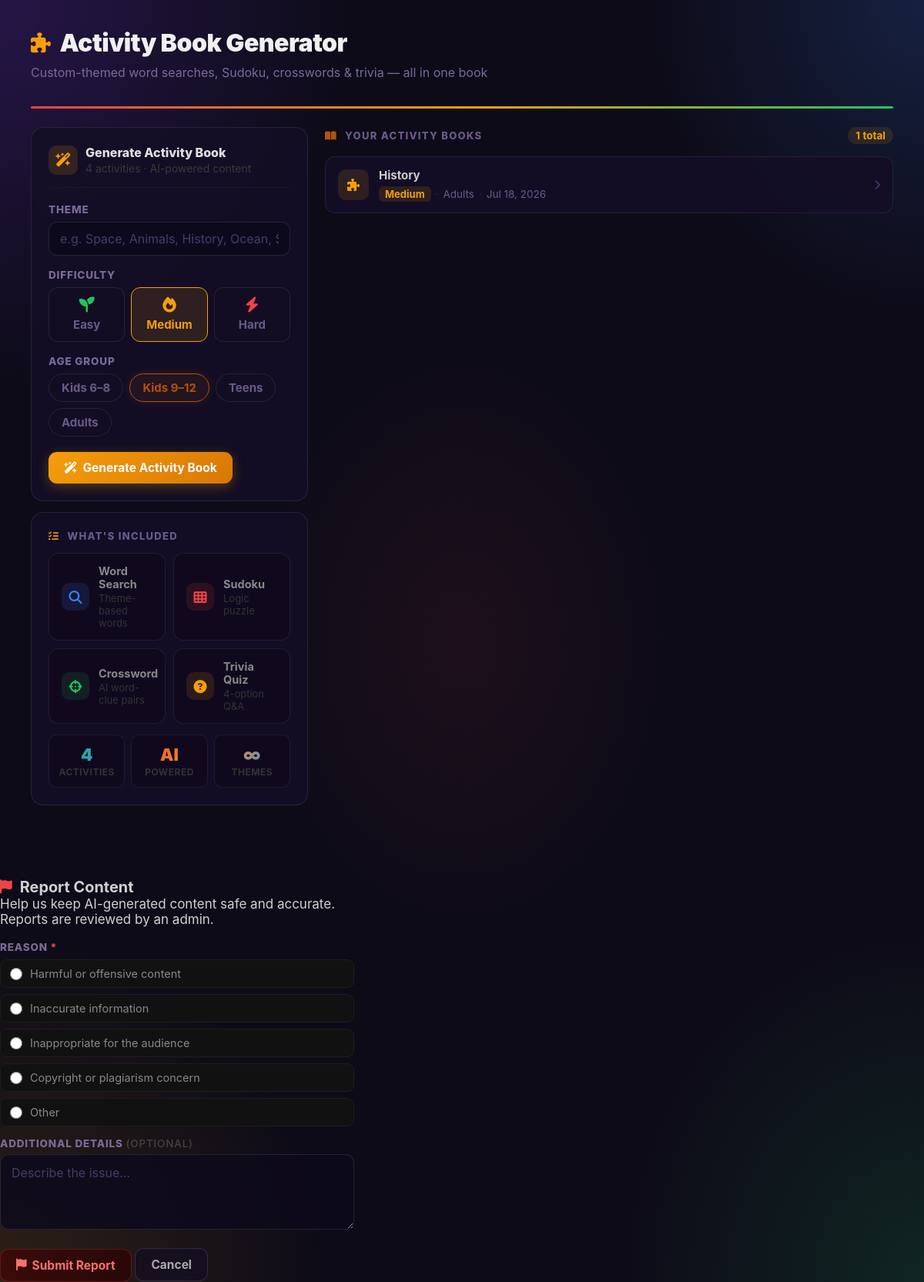
Screenshot of /actgen/ with the database file from the repository.
### models.py (models this page shows)
class ActivityBook(db.Model):
    __tablename__ = "activity_books"
    id         = db.Column(db.Integer, primary_key=True)
    theme      = db.Column(db.String(200))
    difficulty = db.Column(db.String(50))
    age_group  = db.Column(db.String(50))
    created_at = db.Column(db.DateTime, default=datetime.utcnow)
    activities = db.relationship("Activity", backref="book",
                                 cascade="all, delete-orphan", order_by="Activity.id")

### apps/actgen/__init__.py (the view)
@actgen_bp.route("/")
def index():
    books = ActivityBook.query.order_by(ActivityBook.created_at.desc()).limit(20).all()
    return render_template("actgen/index.html", books=books)

### templates/actgen/index.html (shortened to what this page needs)
{% extends "base.html" %}
{% block content %}
<div class="page-header anim-up">
  <h1><i class="fas fa-puzzle-piece"></i> Activity Book Generator</h1>
  <p class="subtitle">Custom-themed word searches, Sudoku, crosswords &amp; trivia — all in one book</p>
</div>
<div class="color-bar"></div>
<div class="split">
  <div class="sticky-col">
    <div class="card card-glow anim-up d1">
      <div class="form-card-header">
        <div class="form-card-icon"><i class="fas fa-wand-magic-sparkles"></i></div>
        <div>
          <div style="font-size:16px;font-weight:800;color:#e0e0e0;">Generate Activity Book</div>
          <div style="font-size:14px;color:#3a3a3a;margin-top:2px;">4 activities · AI-powered content</div>
        </div>
      </div>
      <div class="form-group">
        <label class="form-label">Theme</label>
        <input class="input" id="theme"
          placeholder="e.g. Space, Animals, History, Ocean, Sports…">
      </div>
      <div class="form-group">
        <label class="form-label">Difficulty</label>
        <div class="diff-grid" id="diffGrid">
          <button class="diff-btn" data-val="Easy" onclick="selectDiff(this)">
            <i class="fas fa-seedling" style="color:var(--green);"></i> Easy
          </button>
          <button class="diff-btn selected" data-val="Medium" onclick="selectDiff(this)">
            <i class="fas fa-fire" style="color:var(--yellow);"></i> Medium
          </button>
          <button class="diff-btn" data-val="Hard" onclick="selectDiff(this)">
            <i class="fas fa-bolt" style="color:var(--red);"></i> Hard
          </button>
        </div>
      </div>
      <div class="form-group mb-0">
        <label class="form-label">Age Group</label>
        <div class="age-pills" id="agePills">
          <button class="age-pill" data-val="Kids 6-8"  onclick="selectAge(this)">Kids 6–8</button>
          <button class="age-pill selected" data-val="Kids 9-12" onclick="selectAge(this)">Kids 9–12</button>
          <button class="age-pill" data-val="Teens"     onclick="selectAge(this)">Teens</button>
          <button class="age-pill" data-val="Adults"    onclick="selectAge(this)">Adults</button>
        </div>
      </div>
      <button class="btn btn-warning" id="genBtn" onclick="generate()" style="margin-top:20px;">
        <i class="fas fa-wand-magic-sparkles"></i> Generate Activity Book
      </button>
    </div>
    <div class="card anim-up d2" style="margin-top:0;">
      <p class="section-label" style="margin-top:0;">
        <i class="fas fa-list-check" style="color:var(--yellow);margin-right:6px;"></i>
        What's Included
      </p>
      <div class="activity-grid">
        <div class="activity-feat" style="--af-color:var(--blue);">
          <div class="af-icon" style="background:rgba(59,130,246,.12);color:var(--blue);"><i class="fas fa-search"></i></div>
          <div>
            <div class="af-name">Word Search</div>
            <div class="af-desc">Theme-based words</div>
          </div>
        </div>
        <div class="activity-feat" style="--af-color:var(--red);">
          <div class="af-icon" style="background:rgba(239,68,68,.12);color:var(--red);"><i class="fas fa-th"></i></div>
          <div>
            <div class="af-name">Sudoku</div>
            <div class="af-desc">Logic puzzle</div>
          </div>
        </div>
        <div class="activity-feat" style="--af-color:var(--green);">
          <div class="af-icon" style="background:rgba(34,197,94,.12);color:var(--green);"><i class="fas fa-crosshairs"></i></div>
          <div>
            <div class="af-name">Crossword</div>
            <div class="af-desc">AI word-clue pairs</div>
          </div>
        </div>
        <div class="activity-feat" style="--af-color:var(--yellow);">
          <div class="af-icon" style="background:rgba(245,158,11,.12);color:var(--yellow);"><i class="fas fa-question-circle"></i></div>
          <div>
            <div class="af-name">Trivia Quiz</div>
            <div class="af-desc">4-option Q&amp;A</div>
          </div>
        </div>
      </div>
      <div class="act-stats">
        <div class="act-stat">
          <div class="n grad-green-blue">4</div>
          <div class="l">Activities</div>
        </div>
        <div class="act-stat">
          <div class="n grad-red-yellow">AI</div>
          <div class="l">Powered</div>
        </div>
        <div class="act-stat">
          <div class="n grad-text">∞</div>
          <div class="l">Themes</div>
        </div>
      </div>
    </div>
  </div>
  <div class="anim-up d2">
    <div class="flex items-center justify-between" style="margin-bottom:16px;">
      <p class="section-label" style="margin:0;">
        <i class="fas fa-book-open" style="color:var(--brown);margin-right:6px;"></i>
        Your Activity Books
      </p>
      {% if books %}
      <span class="badge badge-yellow">{{ books|length }} total</span>
      {% endif %}
    </div>
    {% if books %}
      {% for book in books %}
      <div class="book-item" onclick="window.location='/actgen/{{ book.id }}'">
        <div class="history-icon" style="background:rgba(245,158,11,.12);color:var(--yellow);">
          <i class="fas fa-puzzle-piece"></i>
        </div>
        <div class="history-meta">
          <div class="title">{{ book.theme }}</div>
          <div class="sub" style="display:flex;align-items:center;gap:6px;flex-wrap:wrap;margin-top:5px;">
            {% if book.difficulty == 'Easy' %}
              <span style="background:rgba(34,197,94,.12);color:var(--green);border-radius:6px;padding:2px 8px;font-size:13px;font-weight:700;">{{ book.difficulty }}</span>
            {% elif book.difficulty == 'Hard' %}
              <span style="background:rgba(239,68,68,.12);color:var(--red);border-radius:6px;padding:2px 8px;font-size:13px;font-weight:700;">{{ book.difficulty }}</span>
            {% else %}
              <span style="background:rgba(245,158,11,.12);color:var(--yellow);border-radius:6px;padding:2px 8px;font-size:13px;font-weight:700;">{{ book.difficulty }}</span>
            {% endif %}
            <span style="color:#2e2e2e;">·</span>
            <span>{{ book.age_group }}</span>
            <span style="color:#2e2e2e;">·</span>
            <span>{{ book.created_at.strftime('%b %d, %Y') }}</span>
          </div>
        </div>
        <i class="fas fa-chevron-right history-arrow"></i>
      </div>
      {% endfor %}
    {% else %}
      <div class="empty-state">
        <div class="icon"><i class="fas fa-book"></i></div>
        <p>No activity books yet. Generate your first one!</p>
      </div>
    {% endif %}
  </div>
</div>
{% endblock %}

### templates/actgen/index.html (style rules this page uses)
.activity-grid { display: grid; grid-template-columns: repeat(2, 1fr); gap: 10px; margin-top: 4px; }
.activity-feat { display: flex; align-items: center; gap: 12px; padding: 14px 16px; border-radius: 13px; border: 1px solid rgba(255,255,255,.08); background: rgba(16,10,30,.88); transition: transform .2s, border-color .2s, box-shadow .2s; position: relative; overflow: hidden; }
.activity-feat::after { content: ''; position: absolute; bottom: 0; left: 0; right: 0; height: 2px; background: var(--af-color, var(--accent)); opacity: 0; transition: opacity .2s; }
.activity-feat .af-icon { width: 36px; height: 36px; border-radius: 10px; flex-shrink: 0; display: flex; align-items: center; justify-content: center; font-size: 17px; }
.activity-feat .af-name { font-size: 14.5px; font-weight: 700; color: #888; }
.activity-feat .af-desc { font-size: 13px; color: #333; margin-top: 2px; }
.diff-grid { display: grid; grid-template-columns: repeat(3,1fr); gap: 8px; }
.diff-btn { padding: 12px 8px; border-radius: 12px; border: 1.5px solid rgba(255,255,255,.09); background: rgba(20,14,38,.80); color: #6a5a8a; font-size: 15px; font-weight: 700; cursor: pointer; text-align: center; transition: all .18s; font-family: inherit; }
.diff-btn.selected { border-color: var(--accent); color: var(--accent); background: color-mix(in srgb,var(--accent) 12%,transparent); }
.diff-btn i { display: block; font-size: 20px; margin-bottom: 6px; }
.age-pills { display: flex; flex-wrap: wrap; gap: 8px; }
.age-pill { padding: 8px 16px; border-radius: 20px; border: 1.5px solid rgba(255,255,255,.09); background: rgba(20,14,38,.80); color: #6a5a8a; font-size: 15px; font-weight: 700; cursor: pointer; transition: all .18s; font-family: inherit; }
.age-pill.selected { border-color: var(--brown); color: var(--brown); background: rgba(180,83,9,.1); box-shadow: 0 0 12px rgba(180,83,9,.2); }
.book-item { display: flex; align-items: center; gap: 13px; background: rgba(20,14,38,.88); border: 1px solid rgba(255,255,255,.08); border-radius: 13px; padding: 14px 16px; margin-bottom: 8px; cursor: pointer; transition: border-color .2s, background .2s, transform .2s, box-shadow .2s; position: relative; overflow: hidden; }
.book-item::before { content: ''; position: absolute; left: 0; top: 0; bottom: 0; width: 3px; background: linear-gradient(180deg, var(--yellow), var(--brown)); opacity: 0; transition: opacity .2s; }
.form-card-header { display: flex; align-items: center; gap: 10px; margin-bottom: 20px; padding-bottom: 16px; border-bottom: 1px solid #1a1a1a; }
.form-card-icon { width: 38px; height: 38px; border-radius: 10px; background: rgba(245,158,11,.15); color: var(--yellow); display: flex; align-items: center; justify-content: center; font-size: 18px; flex-shrink: 0; }
.act-stats { display: grid; grid-template-columns: repeat(3,1fr); gap: 8px; margin-top: 14px; }
.act-stat { background: rgba(16,10,30,.88); border: 1px solid rgba(255,255,255,.07); border-radius: 10px; padding: 12px; text-align: center; }
.act-stat .n { font-size: 22px; font-weight: 900; }
.act-stat .l { font-size: 12px; color: #333; font-weight: 700; text-transform: uppercase; letter-spacing: .04em; margin-top: 2px; }

### rows the page displays
ActivityBook: theme "History", difficulty "Medium", age_group "Adults", created_at "Jul 18, 2026"

### other values shown
{{ books|length }} "1"
